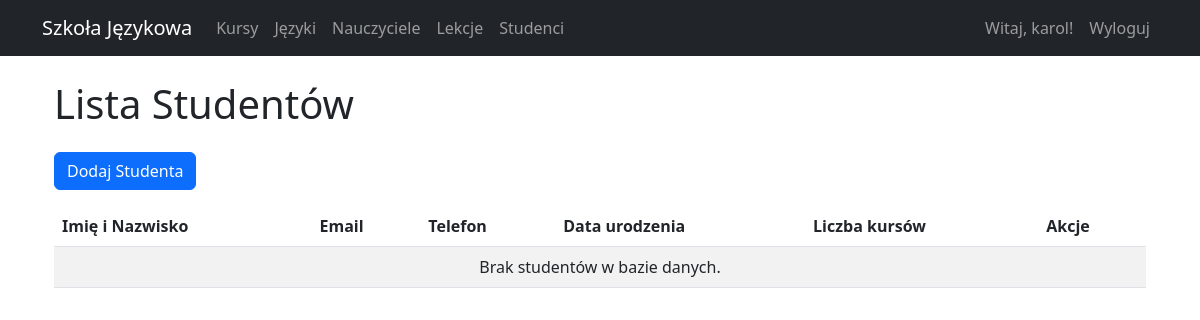
Before: /courses/students/ (signed in) with the older database file.
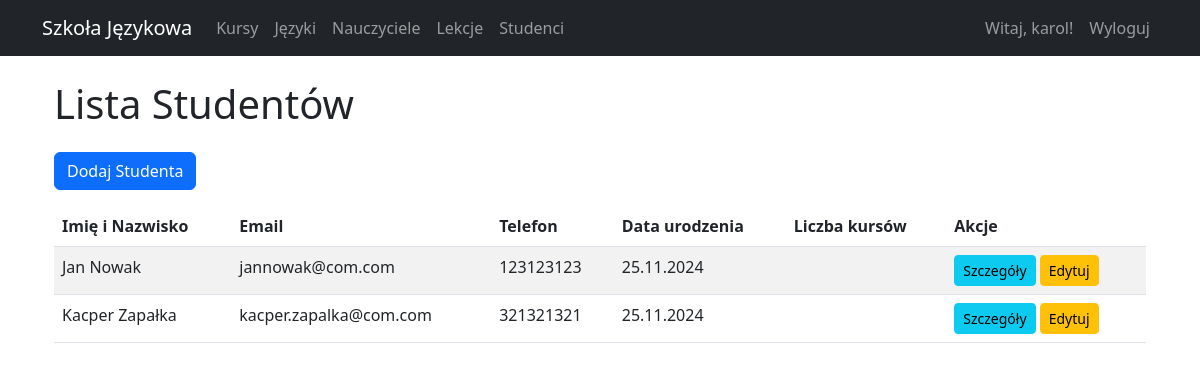
After: the same page with the newer database file.
### courses/models.py (models this page shows, shortened)
class Student(models.Model):
    user = models.OneToOneField(User, on_delete=models.CASCADE)
    phone = models.CharField(max_length=15)
    date_of_birth = models.DateField(null=True, blank=True)

### courses/views.py (the view)
# urls.py: path('students/', views.StudentListView.as_view(), name='student-list'),
class StudentListView(LoginRequiredMixin, ListView):
    model = Student
    template_name = 'courses/student_list.html'
    context_object_name = 'students'

### courses/templates/courses/student_list.html (shortened to what this page needs)
{% extends 'courses/base.html' %}
{% block content %}
<div class="container">
    <div class="row">
        <div class="col">
            <h1 class="mb-4">Lista Studentów</h1>
            {% if user.is_staff %}
            <a href="#" class="btn btn-primary mb-3">Dodaj Studenta</a>
            {% endif %}
        </div>
    </div>
    <div class="row">
        <div class="col">
            <div class="table-responsive">
                <table class="table table-striped">
                    <thead>
                        <tr>
                            <th>Imię i Nazwisko</th>
                            <th>Email</th>
                            <th>Telefon</th>
                            <th>Data urodzenia</th>
                            <th>Liczba kursów</th>
                            <th>Akcje</th>
                        </tr>
                    </thead>
                    <tbody>
                        {% for student in students %}
                        <tr>
                            <td>{{ student.user.get_full_name }}</td>
                            <td>{{ student.user.email }}</td>
                            <td>{{ student.phone }}</td>
                            <td>{{ student.date_of_birth|date:"d.m.Y" }}</td>
                            <td>{{ student.courses.count }}</td>
                            <td>
                                <a href="{% url 'courses:student-detail' student.pk %}" class="btn btn-sm btn-info">
                                    Szczegóły
                                </a>
                                {% if user.is_staff %}
                                <a href="#" class="btn btn-sm btn-warning">
                                    Edytuj
                                </a>
                                {% endif %}
                            </td>
                        </tr>
                        {% empty %}
                        <tr>
                            <td colspan="6" class="text-center">Brak studentów w bazie danych.</td>
                        </tr>
                        {% endfor %}
                    </tbody>
                </table>
            </div>
        </div>
    </div>
</div>
{% endblock %}

Changed rows visible on the page:
added Student: user.get_full_name "Jan Nowak", user.email "jannowak@com.com", phone "123123123", date_of_birth "25.11.2024"
added Student: user.get_full_name "Kacper Zapałka", user.email "kacper.zapalka@com.com", phone "321321321", date_of_birth "25.11.2024"
Other visible differences:
text no longer shown: "Brak studentów w bazie danych."
